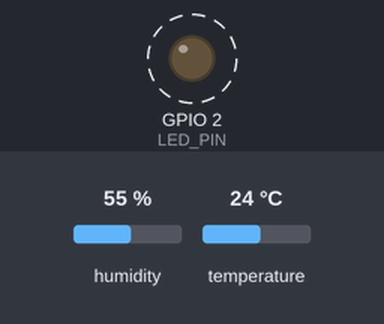
Bench run of a sketch on a simulated ESP8266 (Wemos D1 mini). On the bench: output pins drawn as LEDs (lit = HIGH). Dashed ring = blinking. The test bench sets the inputs (shaded band); at power-on: humidity 55 %, temperature 24 °C. WiFi joins after 1.5 s; servers stay silent unless stated; no MQTT or app messages arrive unless stated; what the sketch prints to the serial monitor is not drawn.

Above: at 2.1 s.
Timing chart, 0 to 6.3 s (numbered marks = the images above):
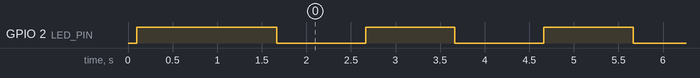

The sketch:

hello_mqtt_dht22_all.ino
```cpp
#include <ESP8266WiFi.h>
#include <PubSubClient.h>
#include <DHT.h>

// ==================================================
// 使用者設定
// ==================================================

// Wi-Fi 名稱。
const char* WIFI_SSID = "thmrb311";

// Wi-Fi 密碼。
const char* WIFI_PASSWORD = "thmrbthmrb";

// MQTT Broker 的 IP 位址。
// 請確認 ESP8266 與 Broker 位於相同網路。
const char* MQTT_SERVER = "192.168.63.57";

// MQTT Broker 預設連接埠。
const uint16_t MQTT_PORT = 1883;

// 【新增】MQTT Broker 登入帳號。
const char* MQTT_USERNAME = "cubie";

// 【新增】MQTT Broker 登入密碼。
const char* MQTT_PASSWORD = "1234";

// DHT22 資料發布主題。
const char* MQTT_TOPIC = "dht22/311";

// ==================================================
// DHT22 與 LED 設定
// ==================================================

// NodeMCU／Wemos D1 mini 的 D2 對應 ESP8266 GPIO4。
//
// 這裡直接使用 GPIO4，不使用 D2，避免選錯開發板時出現：
// 'D2' was not declared in this scope
#define DHT_PIN 4

// 指定感測器型號為 DHT22。
#define DHT_TYPE DHT22

// 使用 ESP8266 開發板上的內建 LED。
#define LED_PIN LED_BUILTIN

// DHT22 建議至少間隔約 2 秒再讀取一次。
const unsigned long PUBLISH_INTERVAL_MS = 2000;

// 每次成功發布 MQTT 後，內建 LED 亮 1 秒。
const unsigned long LED_ON_TIME_MS = 1000;

// ==================================================
// 建立物件
// ==================================================

// 建立 DHT22 感測器物件。
DHT dht(DHT_PIN, DHT_TYPE);

// 建立 Wi-Fi 用戶端。
WiFiClient wifiClient;

// 建立 MQTT 用戶端，底層使用前面的 Wi-Fi 用戶端。
PubSubClient mqttClient(wifiClient);

// ==================================================
// 執行狀態變數
// ==================================================

// 記錄上一次發布 MQTT 的時間。
unsigned long lastPublishTime = 0;

// 記錄 LED 開始亮起的時間。
unsigned long ledTurnedOnTime = 0;

// 記錄 LED 是否正在亮燈。
bool ledIsOn = false;

/**
 * 連線到 Wi-Fi。
 */
void connectWiFi() {
  Serial.print("Connecting to Wi-Fi: ");
  Serial.println(WIFI_SSID);

  // 將 ESP8266 設定為無線基地台用戶端模式。
  WiFi.mode(WIFI_STA);

  // 開始連線到指定的 Wi-Fi。
  WiFi.begin(WIFI_SSID, WIFI_PASSWORD);

  // 等待 Wi-Fi 連線完成。
  while (WiFi.status() != WL_CONNECTED) {
    delay(500);
    Serial.print(".");
  }

  Serial.println();
  Serial.println("Wi-Fi connected");

  // 顯示 ESP8266 從路由器取得的 IP 位址。
  Serial.print("ESP8266 IP: ");
  Serial.println(WiFi.localIP());
}

/**
 * 檢查 Wi-Fi，如果斷線就重新連線。
 */
void ensureWiFiConnected() {
  if (WiFi.status() == WL_CONNECTED) {
    return;
  }

  Serial.println("Wi-Fi disconnected");
  connectWiFi();
}

/**
 * 連線到 MQTT Broker。
 */
void connectMQTT() {
  // MQTT 尚未連線時持續嘗試重新連線。
  while (!mqttClient.connected()) {
    Serial.print("Connecting to MQTT...");

    // 使用 ESP8266 晶片 ID 產生不重複的 MQTT Client ID。
    // 避免不同 ESP8266 使用相同 Client ID 而互相斷線。
    String clientId = "ESP8266-DHT22-";
    clientId += String(ESP.getChipId(), HEX);

    Serial.print(" Client ID: ");
    Serial.print(clientId);
    Serial.print("...");

    // 【修改】使用 MQTT 帳號及密碼登入 Broker。
    bool connectionSucceeded = mqttClient.connect(
      clientId.c_str(),
      MQTT_USERNAME,
      MQTT_PASSWORD
    );

    if (connectionSucceeded) {
      Serial.println("connected");

      // 顯示成功登入使用的帳號，基於安全考量不顯示密碼。
      Serial.print("MQTT username: ");
      Serial.println(MQTT_USERNAME);
    } else {
      Serial.print("failed, MQTT state = ");
      Serial.println(mqttClient.state());

      // 顯示常見 MQTT 錯誤原因。
      switch (mqttClient.state()) {
        case -4:
          Serial.println("Error: MQTT connection timeout");
          break;

        case -3:
          Serial.println("Error: MQTT connection lost");
          break;

        case -2:
          Serial.println("Error: MQTT network connection failed");
          break;

        case -1:
          Serial.println("Error: MQTT client disconnected");
          break;

        case 1:
          Serial.println("Error: Unsupported MQTT protocol version");
          break;

        case 2:
          Serial.println("Error: MQTT Client ID rejected");
          break;

        case 3:
          Serial.println("Error: MQTT Broker unavailable");
          break;

        case 4:
          Serial.println("Error: MQTT username or password format is invalid");
          break;

        case 5:
          Serial.println("Error: MQTT account or password is incorrect / unauthorized");
          break;

        default:
          Serial.println("Error: Unknown MQTT connection error");
          break;
      }

      // 連線失敗，等待 2 秒後重新嘗試。
      delay(2000);

      // 如果等待期間 Wi-Fi 斷線，先重新連線 Wi-Fi。
      ensureWiFiConnected();
    }
  }
}

/**
 * 開啟 ESP8266 內建 LED。
 */
void startLedBlink() {
  // 多數 ESP8266 開發板的內建 LED 是 Active LOW：
  // LOW 表示亮燈，HIGH 表示關燈。
  digitalWrite(LED_PIN, LOW);

  ledIsOn = true;
  ledTurnedOnTime = millis();
}

/**
 * 檢查 LED 是否已經亮滿指定時間。
 */
void updateLed() {
  // 使用 millis() 進行非阻塞計時。
  // 不使用 delay(1000)，避免 MQTT 網路處理被暫停。
  if (
    ledIsOn &&
    millis() - ledTurnedOnTime >= LED_ON_TIME_MS
  ) {
    // HIGH 關閉 ESP8266 內建 LED。
    digitalWrite(LED_PIN, HIGH);

    ledIsOn = false;
  }
}

/**
 * 讀取 DHT22 並將溫度與濕度發布至 MQTT。
 */
void readAndPublishDHT22() {
  // 讀取相對濕度，單位為百分比。
  float humidity = dht.readHumidity();

  // 讀取攝氏溫度。
  float temperature = dht.readTemperature();

  // 如果讀取失敗，DHT 函式會傳回 NaN。
  if (isnan(humidity) || isnan(temperature)) {
    Serial.println("DHT22 read failed");
    return;
  }

  // 建立 JSON 格式的 MQTT 訊息。
  //
  // 發布內容範例：
  // {"temperature":25.60,"humidity":65.20}
  char payload[100];

  // 將溫度與濕度寫入 payload 字元陣列。
  snprintf(
    payload,
    sizeof(payload),
    "{\"temperature\":%.2f,\"humidity\":%.2f}",
    temperature,
    humidity
  );

  // 在序列埠監控視窗顯示感測資料。
  Serial.print("Temperature: ");
  Serial.print(temperature, 2);
  Serial.print(" °C, Humidity: ");
  Serial.print(humidity, 2);
  Serial.println(" %");

  Serial.print("MQTT topic: ");
  Serial.println(MQTT_TOPIC);

  Serial.print("MQTT payload: ");
  Serial.println(payload);

  // 將 JSON 資料發布到指定 MQTT Topic。
  //
  // 第三個參數 true 代表使用 retained message：
  // 新訂閱的用戶端可以立刻收到最近一次的資料。
  bool publishSucceeded = mqttClient.publish(
    MQTT_TOPIC,
    payload,
    true
  );

  if (publishSucceeded) {
    Serial.println("MQTT publish succeeded");

    // 發布成功後讓內建 LED 亮 1 秒。
    startLedBlink();
  } else {
    Serial.println("MQTT publish failed");
  }

  Serial.println("----------------------------------------");
}

/**
 * ESP8266 開機時只執行一次。
 */
void setup() {
  // 啟動序列埠，方便查看 Wi-Fi、MQTT 與 DHT22 狀態。
  Serial.begin(115200);

  // 稍微等待序列埠初始化。
  delay(100);

  Serial.println();
  Serial.println("ESP8266 DHT22 MQTT starting...");

  // 設定內建 LED 為輸出模式。
  pinMode(LED_PIN, OUTPUT);

  // ESP8266 內建 LED通常為 Active LOW，
  // 因此開機時輸出 HIGH，先將 LED 關閉。
  digitalWrite(LED_PIN, HIGH);

  // 啟動 DHT22 感測器。
  dht.begin();

  // 連線到 Wi-Fi。
  connectWiFi();

  // 設定 MQTT Broker 的 IP 位址與連接埠。
  mqttClient.setServer(MQTT_SERVER, MQTT_PORT);

  // 連線到 MQTT Broker。
  connectMQTT();

  // 讓第一次進入 loop() 時可以立即讀取並發布資料。
  lastPublishTime = millis() - PUBLISH_INTERVAL_MS;
}

/**
 * ESP8266 開機後持續重複執行。
 */
void loop() {
  // 確認 Wi-Fi 是否仍然保持連線。
  ensureWiFiConnected();

  // MQTT 斷線時重新連線。
  if (!mqttClient.connected()) {
    connectMQTT();
  }

  // 維持 MQTT 連線並處理網路封包。
  mqttClient.loop();

  // 更新 LED 狀態。
  updateLed();

  // 取得目前開機後經過的毫秒數。
  unsigned long currentTime = millis();

  // 每隔 2 秒讀取一次 DHT22 並發布 MQTT。
  if (
    currentTime - lastPublishTime >= PUBLISH_INTERVAL_MS
  ) {
    lastPublishTime = currentTime;

    readAndPublishDHT22();
  }

  // 短暫讓出 CPU，維持 ESP8266 Wi-Fi 系統正常運作。
  yield();
}
```

Measured:
- by itself, GPIO 2 (LED_PIN): alternates HIGH for 1.0 s and LOW for 1.0 s
